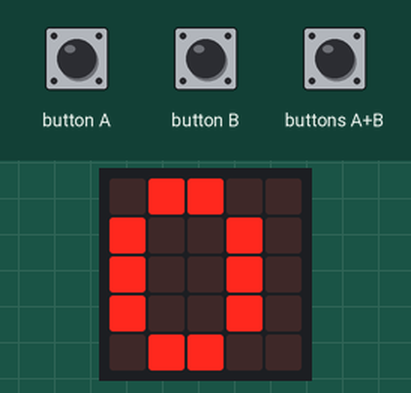
The program below on a simulated Calliope mini (MakeCode). Parts: the board's 5×5 LED display. The inputs (shaded band) are chosen by the test bench.

Above: at 1.2 s.
1.3 s: buttons A+B pressed for 0.15 s
At 2.6 s:
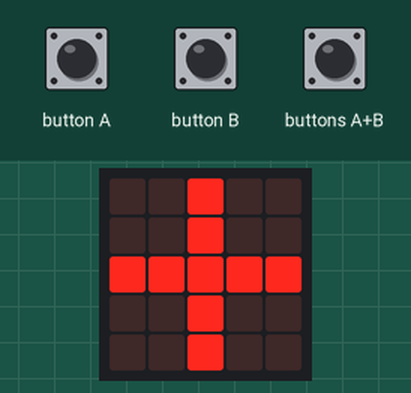
3.0 s: button B pressed for 0.15 s
At 3.6 s:
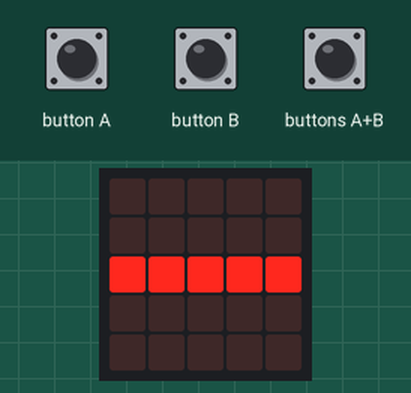
4.6 s: button B pressed for 0.15 s
At 5.8 s:
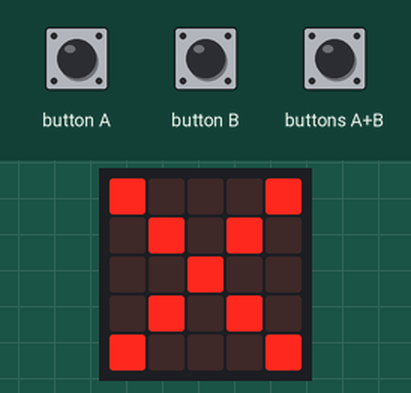
6.3 s: button B pressed for 0.15 s
At 6.8 s:
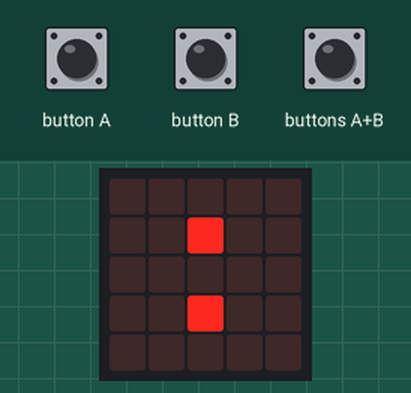
8.0 s: button A pressed for 0.15 s
At 8.6 s:
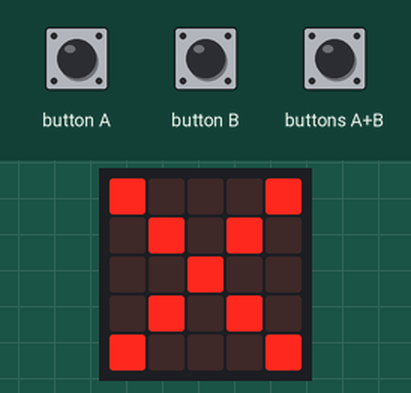
9.6 s: buttons A+B pressed for 1 s
At 11.7 s:
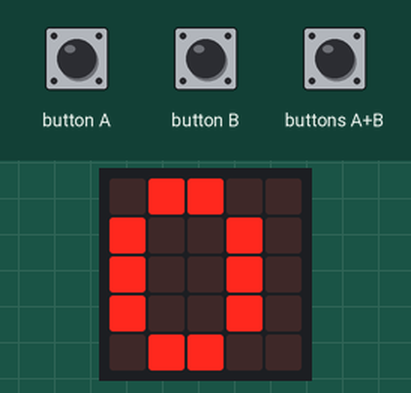
Timing chart, 0 to 13.1 s (numbered marks = the images above; inputs shaded):
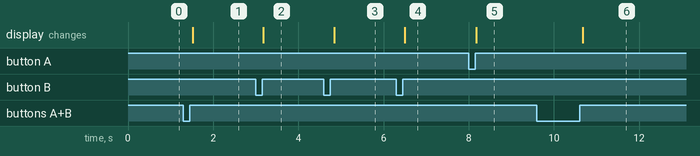

The program:

main.ts
```typescript
input.onButtonPressed(Button.A, function () {
    if (Rechner == 1) {
        if (RechnerAuswahl1Aktive == 1) {
            if (RechnerAuswahl1 > 0) {
                RechnerAuswahl1 += -1
            }
        } else {
            if (RechnerAuswahl2Aktive == 1) {
                if (RechnerAuswahl2 > 1) {
                    RechnerAuswahl2 += -1
                }
            } else {
                if (RechnerAuswahl3Aktive == 1) {
                    if (RechnerAuswahl3 > 0) {
                        RechnerAuswahl3 += -1
                    }
                }
            }
        }
    }
})
input.onButtonPressed(Button.AB, function () {
    if (Rechner == 1) {
        if (RechnerAuswahl1Aktive == 1) {
            RechnerZahl1 = RechnerAuswahl1
            RechnerAuswahl1Aktive = 0
            RechnerAuswahl2Aktive = 1
            RechnerAuswahl2 = 1
        } else {
            if (RechnerAuswahl2Aktive == 1) {
                RechnerZahl2 = RechnerAuswahl2
                RechnerAuswahl2Aktive = 0
                RechnerAuswahl3Aktive = 1
            } else {
                if (RechnerAuswahl3Aktive == 1) {
                    RechnerZahl3 = RechnerAuswahl3
                    RechnerAuswahl3Aktive = 0
                    basic.showLeds(`
                        . . . . .
                        . # # # .
                        . . . . .
                        . # # # .
                        . . . . .
                        `)
                    basic.pause(2000)
                    if (RechnerZahl2 == 1) {
                        basic.showNumber(RechnerZahl1 + RechnerZahl3)
                    } else {
                        if (RechnerZahl2 == 2) {
                            basic.showNumber(RechnerZahl1 - RechnerZahl3)
                        } else {
                            if (RechnerZahl2 == 3) {
                                basic.showNumber(RechnerZahl1 * RechnerZahl3)
                            } else {
                                if (RechnerZahl2 == 4) {
                                    basic.showNumber(RechnerZahl1 / RechnerZahl3)
                                }
                            }
                        }
                    }
                    RechnerAusgerechnet = 1
                } else {
                    if (RechnerAusgerechnet == 1) {
                        RechnerAusgerechnet = 0
                        RechnerAusrechnen = 0
                        RechnerAuswahl1 = 0
                        RechnerAuswahl1Aktive = 1
                        RechnerAuswahl2 = 0
                        RechnerAuswahl2Aktive = 0
                        RechnerAuswahl3 = 0
                        RechnerAuswahl3Aktive = 0
                        RechnerZahl1 = 0
                        RechnerZahl2 = 0
                        RechnerZahl3 = 0
                    }
                }
            }
        }
    }
})
input.onButtonPressed(Button.B, function () {
    if (Rechner == 1) {
        if (RechnerAuswahl1Aktive == 1) {
            RechnerAuswahl1 += 1
        } else {
            if (RechnerAuswahl2Aktive == 1) {
                if (RechnerAuswahl2 < 4) {
                    RechnerAuswahl2 += 1
                }
            } else {
                if (RechnerAuswahl3Aktive == 1) {
                    RechnerAuswahl3 += 1
                }
            }
        }
    }
})
let RechnerAusrechnen = 0
let RechnerAusgerechnet = 0
let RechnerZahl3 = 0
let RechnerZahl2 = 0
let RechnerZahl1 = 0
let RechnerAuswahl3 = 0
let RechnerAuswahl3Aktive = 0
let RechnerAuswahl2 = 0
let RechnerAuswahl2Aktive = 0
let RechnerAuswahl1 = 0
let RechnerAuswahl1Aktive = 0
let Rechner = 0
Rechner = 1
RechnerAuswahl1Aktive = 1
basic.forever(function () {
    if (Rechner == 1) {
        if (RechnerAuswahl2Aktive == 1) {
            if (RechnerAuswahl2 == 1) {
                basic.showLeds(`
                    . . # . .
                    . . # . .
                    # # # # #
                    . . # . .
                    . . # . .
                    `)
            }
            if (RechnerAuswahl2 == 2) {
                basic.showLeds(`
                    . . . . .
                    . . . . .
                    # # # # #
                    . . . . .
                    . . . . .
                    `)
            }
            if (RechnerAuswahl2 == 3) {
                basic.showLeds(`
                    # . . . #
                    . # . # .
                    . . # . .
                    . # . # .
                    # . . . #
                    `)
            }
            if (RechnerAuswahl2 == 4) {
                basic.showLeds(`
                    . . . . .
                    . . # . .
                    . . . . .
                    . . # . .
                    . . . . .
                    `)
            }
        }
    }
})
basic.forever(function () {
    if (Rechner == 1) {
        if (RechnerAuswahl1Aktive == 1) {
            basic.showNumber(RechnerAuswahl1)
        }
    }
})
basic.forever(function () {
    if (Rechner == 1) {
        if (RechnerAuswahl3Aktive == 1) {
            basic.showNumber(RechnerAuswahl3)
        }
    }
})
```

test.ts
```typescript
// Hier kann man Tests durchführen; diese Datei wird nicht kompiliert, wenn dieses Paket als Erweiterung verwendet wird.
```

Measured:
- after the input at 1.3 s, the display: changes after 0.22 s (image 1)
- after the input at 3.0 s, the display: changes after 0.18 s (image 2)
- after the input at 4.6 s, the display: changes after 0.24 s (image 3)
- after the input at 6.3 s, the display: changes after 0.20 s (image 4)
- after the input at 8.0 s, the display: changes after 0.18 s (image 5)
- after the input at 9.6 s, the display: changes after 1.1 s (image 6)
